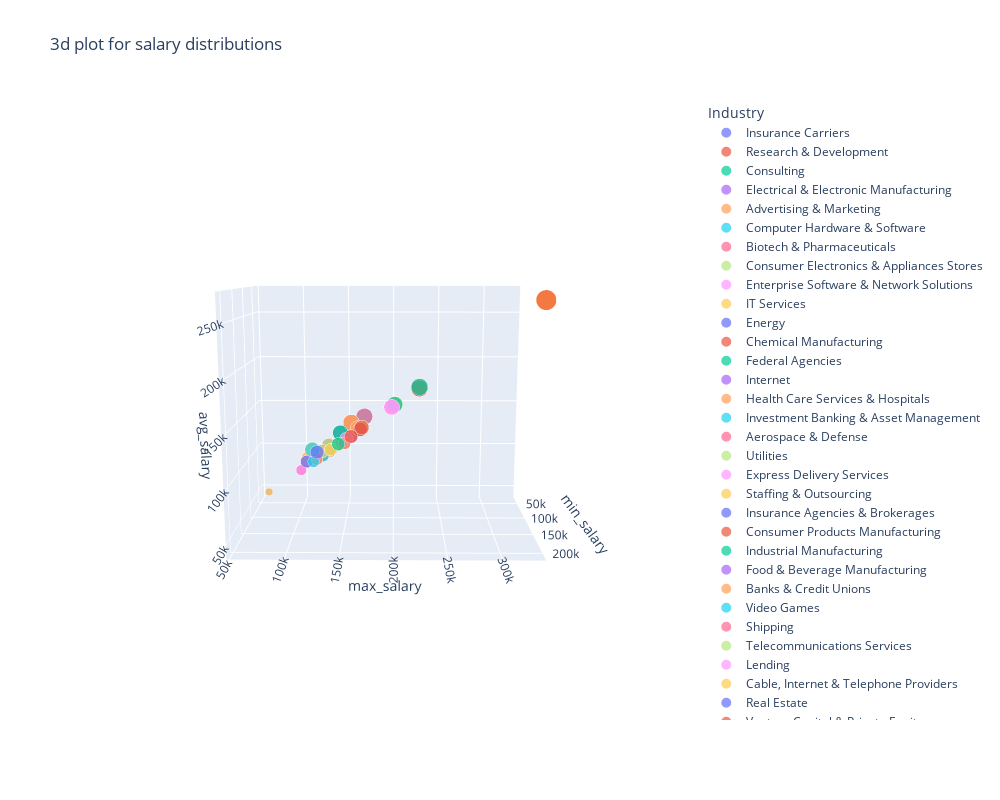

The cell this chart's notebook holds for it:
### Markdown cell above
The scatter plot on the left shows the relationship betweeen minimum salaries (horizontal axis) and maximum salaries (vertical axis) for various roles (dots). A line of best fit (shown in red) indicates a positive correlation: As the minimum salary increases, so does the maximum salary. This suggests that roles with higher entry requirements tend to offer greater earning potential. 

The box plot provides a summary of the salary ranges for minimum and maximum salaries, highlighting the interquartile range and outliers. We are able to understand the salary structures and could help candidates negotiate salaries based on financial goals.

### Code cell
fig = px.scatter_3d(data_frame=data, x='min_salary', y='max_salary', z='avg_salary',
                    color='Industry', size='min_salary', title='3d plot for salary distributions',
                   width=1000, height=800)
#fig.layout.height = 500
fig.show()
